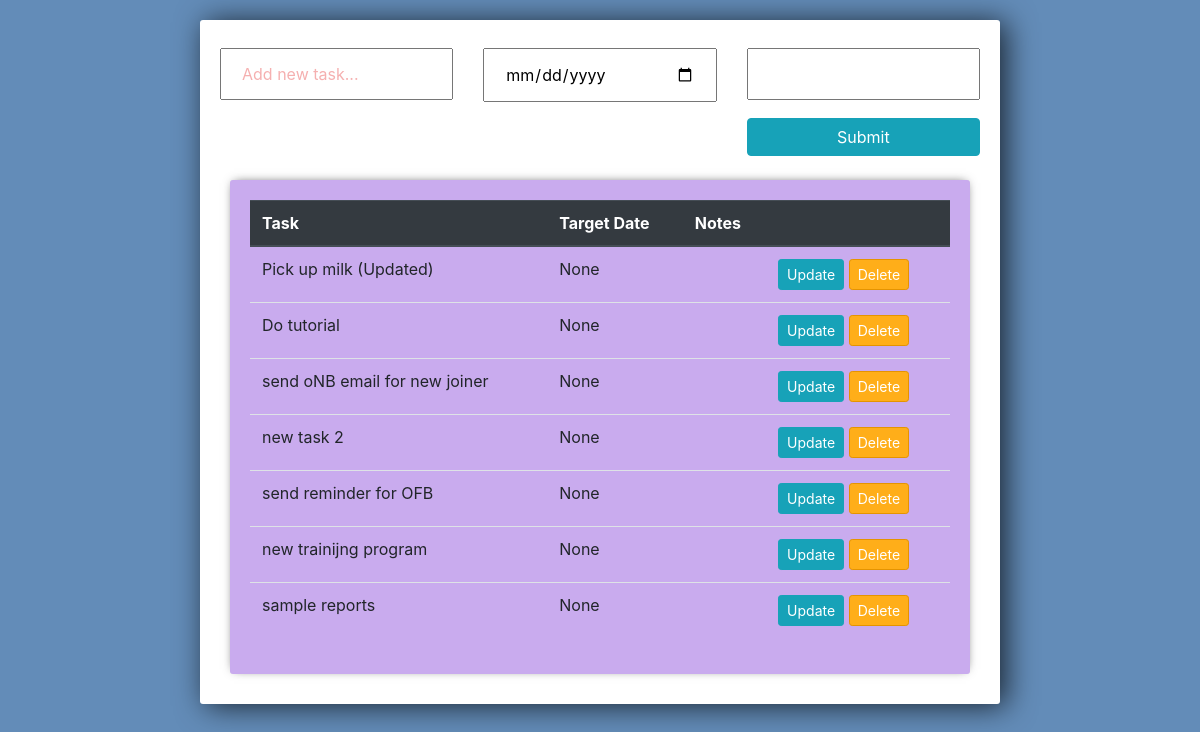
The page / on the database its author committed.
### tasks/models.py (models this page shows)
class Task(models.Model):
	title = models.CharField(max_length=200)
	complete = models.BooleanField(default=False)
	created = models.DateField(auto_now_add=True)
	targetdate = models.DateField()
	notes = models.CharField(max_length=200)
	def __str__(self):
		return self.title

### tasks/views.py (the view)
# urls.py: path('', views.index, name="index"),
def index(request):
	tasks = Task.objects.all()
	form = TaskForm()
	if request.method =='POST':
		form = TaskForm(request.POST)
		if form.is_valid():
			form.save()
		return redirect('/')
	context = {'tasks':tasks, 'form':form}
	return render(request, 'tasks/list.html', context)

### tasks/forms.py
class TaskForm(forms.ModelForm):
	title= forms.CharField(widget= forms.TextInput(attrs={'placeholder':'Add new task...'}))
	targetdate = forms.DateField(widget=forms.DateInput(attrs={'type': 'date'}))
	notes = forms.CharField()
	class Meta:
		model = Task
		fields = ['title','targetdate','notes']
		widgets = {
            'targetdate': DateInput(),
        }

### tasks/templates/tasks/list.html (shortened to what this page needs)
<link rel="stylesheet" href="https://stackpath.bootstrapcdn.com/bootstrap/4.3.1/css/bootstrap.min.css">
<div class="center-column">
	<form method="POST" action="/">
		<div class="row">
			<div class="col-md-4">
				{{form.title}}
			</div>
			<div class="col-md-4">
				{{form.targetdate}}
			</div>
			<div class="col-md-4">
				{{form.notes}}
			</div>
		</div>
		<div class="row">
			<div class="col-md-4">
			</div>
			<div class="col-md-4">
			</div>
			<div class="col-md-4" >
				<input class="btn btn-info" type="submit" name="Create Task">
			</div>
		</div>
	</form>
	<div class="todo-list">
		<div class="item-row">
			<table class="table">
				<thead class="thead-dark">
				  <tr>
					<th scope="col">Task </th>
					<th scope="col">Target Date</th>
					<th scope="col">Notes</th>
					<th scope="col"></th>
				  </tr>
				</thead>
				<tbody>
					{% for task in tasks %}
				  <tr>
					<td>
			 			 {% if task.complete == True %}
						  <strike>{{task}}</strike>
						  {% else %}
						  <span>{{task}}</span>
						  {% endif %}
			  		</td>
					<td>
				  <span>{{ task.targetdate }}</span>
				  </td>
				  <td>
				  </td>
					<td>
				  <a class="btn btn-sm btn-info" href="{% url 'update_task' task.id %}">Update</a>
				  <a class="btn btn-sm btn-danger" href="{% url 'delete' task.id %}">Delete</a>
				  </td>
				  </tr>
				  {% endfor %}
				</tbody>
			  </table>
		</div>
	</div>
</div>

### tasks/templates/tasks/list.html (style rules this page uses)
input { width: 100%; padding: 12px 20px; margin: 8px 0; box-sizing: border-box; }
input::placeholder { color: #f5b0b0; }
.center-column { width:800px; margin: 20px auto; padding:20px; background-color: #fff; border-radius: 3px; box-shadow: 6px 2px 30px 0px rgba(0,0,0,0.75); }
.item-row { background-color: #c9abee; margin: 10px; padding: 20px; border-radius: 3px; color: #fff; font-size: 16px; box-shadow: 0px -1px 10px -4px rgba(0,0,0,0.75); }
.btn-danger { background-color: #ffae19; border-color: #e59400; }

### rows shown on the page
Task: title "Pick up milk (Updated)", targetdate "None"
Task: title "Do tutorial", targetdate "None"
Task: title "send oNB email for new joiner", targetdate "None"
Task: title "new task 2", targetdate "None"
Task: title "send reminder for OFB", targetdate "None"
Task: title "new trainijng program", targetdate "None"
Task: title "sample reports", targetdate "None"
